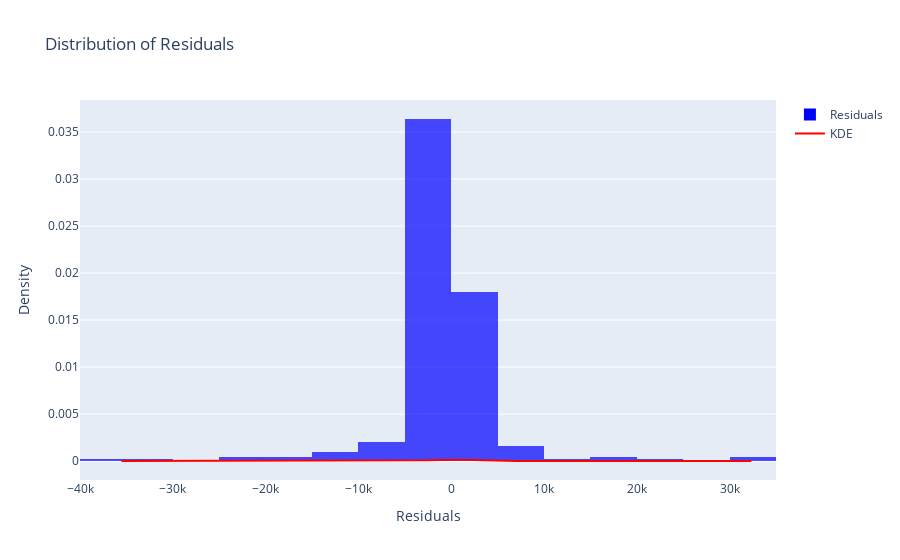

Write notebook code for a chart like this one.
### Code cell
hist_trace = go.Histogram(
    x=residuals,
    histnorm='density',  # Normalize the histogram to show density (similar to KDE)
    name='Residuals',
    nbinsx=30,  # You can adjust the number of bins here
    marker=dict(color='blue', opacity=0.7)
)

# Calculate the KDE using scipy.stats.gaussian_kde
kde = stats.gaussian_kde(residuals)
kde_x = np.linspace(min(residuals), max(residuals), 1000)
kde_y = kde(kde_x)

# Create a KDE line trace
kde_trace = go.Scatter(
    x=kde_x,
    y=kde_y,
    mode='lines',
    name='KDE',
    line=dict(color='red')
)

# Create the figure
fig = go.Figure(data=[hist_trace, kde_trace])

# Customize the layout
fig.update_layout(
    title='Distribution of Residuals',
    xaxis_title='Residuals',
    yaxis_title='Density',
    showlegend=True
)

# Show the interactive plot
fig.show()

# Optionally, save the plot as an HTML file
fig.write_html("finalmodelresiduals.html", include_plotlyjs='cdn')

### Figure 1 — Plotly figure (JSON) as saved in the notebook; plotly's stock layout.template omitted (floating-point values rounded to 4 significant figures; data arrays with more than 128 entries replaced by an {"elided": "..."} marker saying what was removed)
{"data": [{"histnorm": "density", "marker": {"color": "blue", "opacity": 0.7}, "name": "Residuals", "nbinsx": 30, "type": "histogram", "x": {"elided": "307 float values"}}, {"line": {"color": "red"}, "mode": "lines", "name": "KDE", "type": "scatter", "x": {"elided": "1000 float values"}, "y": {"elided": "1000 float values"}}], "layout": {"autosize": true, "showlegend": true, "title": {"text": "Distribution of Residuals"}, "xaxis": {"autorange": true, "range": [-40000, 35000], "title": {"text": "Residuals"}, "type": "linear"}, "yaxis": {"autorange": true, "range": [-0.002022, 0.03842], "title": {"text": "Density"}, "type": "linear"}}}
